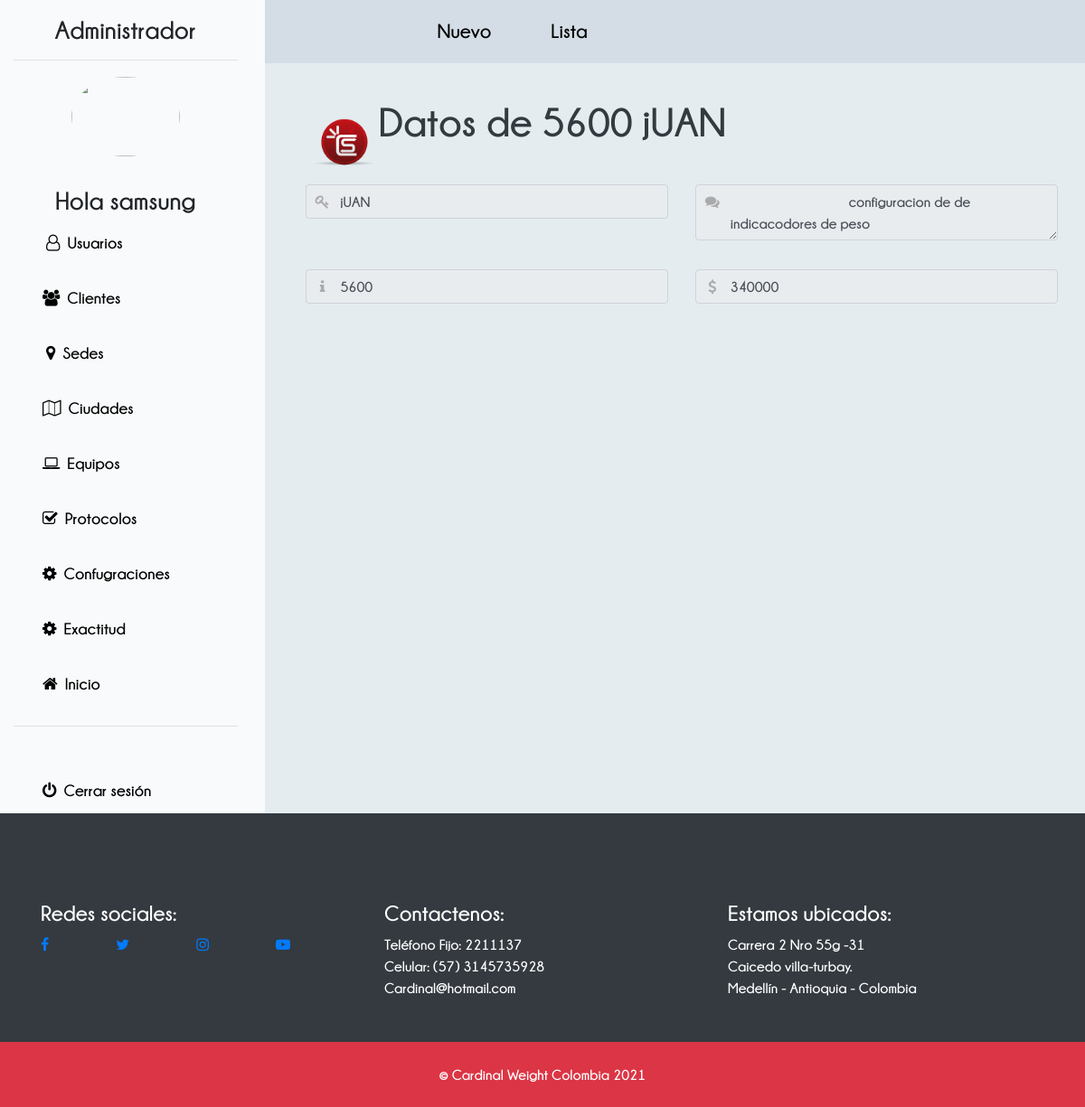
Screenshot of /vista/ver_datos_configuraciones.php?codigo=20000 (signed in) with the database file from the repository.
### tables this page shows
CREATE TABLE `configuraciones` (
  `codigo` varchar(6) NOT NULL,
  `tipo_config` varchar(50) NOT NULL,
  `Descripcion_config` varchar(200) NOT NULL,
  `Estado` varchar(11) NOT NULL,
  `valor` mediumtext NOT NULL
);

### datos/Conexion.php (called while the page is built)
<?php
class Conexion {
        public static function Conectar() {
            try {
                $cn = new PDO("mysql:host=localhost;dbname=connect_services","root", "");
               return $cn;
            } catch (PDOException $ex) {
                die($ex->getMessage());
            }
        }
    }

### datos/ConfiguracionesDao.php (called while the page is built, shortened)
<?php
include '../datos/Conexion.php';
include '../entidades/Configuraciones.php';
class ConfiguracionesDao extends Conexion
{
    protected static $cnx;
    private static function getConexion()
    {
        self::$cnx = Conexion::conectar();
    }
    public static function idConfiguracion($configuraciones)
    {
        $query = "SELECT * FROM CONFIGURACIONES WHERE codigo = :codigo";
        $resultado = self::$cnx->prepare($query);
        $resultado->bindValue(":codigo", $configuraciones->getcodigo());
        $resultado->execute();
        $filas = $resultado->fetch();
        $configuraciones = new Configuraciones();
        $configuraciones->setcodigo($filas["codigo"]);
        $configuraciones->settipo_config($filas["tipo_config"]);
        $configuraciones->setDescripcion_config($filas["Descripcion_config"]);
        $configuraciones->setEstado($filas["Estado"]);
        $configuraciones->setvalor($filas["valor"]);
        return $configuraciones;
    }
}

### entidades/Configuraciones.php (called while the page is built, shortened)
<?php
class Configuraciones
{
    private $codigo;
    private $tipo_config;
    private $Descripcion_config;
    private $Estado;
    private $valor;
    public function getcodigo(){
        return $this->codigo;
    }
    public function setcodigo($codigo){
        $this->codigo = $codigo;
    }
    public function gettipo_config(){
        return $this->tipo_config;
    }
    public function settipo_config($tipo_config){
        $this->tipo_config = $tipo_config;
    }
    public function getDescripcion_config(){
        return $this->Descripcion_config;
    }
    public function setDescripcion_config($Descripcion_config){
        $this->Descripcion_config = $Descripcion_config;
    }
    public function getEstado(){
        return $this->Estado;
    }
    public function setEstado($Estado){
        $this->Estado = $Estado;
    }
    public function getvalor(){
        return $this->valor;
    }
    public function setvalor($valor){
        $this->valor = $valor;
    }
}

### controlador/ConfiguracionesControlador.php (called while the page is built, shortened)
<?php
include '../datos/ConfiguracionesDao.php';
class ConfiguracionesControlador
{
    private static $obj_configuracion;
    public static function editarConfiguracion($codigo)
    {
        self::$obj_configuracion = new Configuraciones();
        self::$obj_configuracion->setcodigo($codigo);
        return ConfiguracionesDao::idConfiguracion(self::$obj_configuracion);
    }
}

### vista/ver_datos_configuraciones.php (the view, shortened to what this page needs)
<!DOCTYPE html>
<html lang="en">
<head>
    <link rel="stylesheet" href="../bootstrap/css/bootstrap.min.css">
    <link rel="stylesheet" href="../css/nuevo_usuario.css">
    <link href="https://stackpath.bootstrapcdn.com/font-awesome/4.7.0/css/font-awesome.min.css" rel="stylesheet">
    <link rel="stylesheet" href="../plugins/sweetalert2/sweetalert2.min.css">
</head>
<body>
<?php
include "../controlador/ConfiguracionesControlador.php";
$configuracion = null;
if (isset($_GET["codigo"])) {
    $Configuracion = ($_GET["codigo"]);
    $configuracion = ConfiguracionesControlador::editarConfiguracion($Configuracion);
}
?>
<div class="container-fluid  p-0">
    <div class="row">
        <div class="col-md-3" style="height: 900px; background-color: #f8fafb">
            <div class="container">
                <h3 class="text-center mt-3">Administrador</h3>
                <hr>
                <div class="mt-5">
                    <img id="user_img" src="<?=$_SESSION["usuario"]["Foto"] ?>" class="rounded-circle mx-auto d-block responsive img-circle  clip-circle ml-5  float-center" style="width: 120px; height: 88px; margin-top:-30px; display:inline-block;"><br />
                </div>
                <div class="mt-2 text-center">
                    <h3><strong>Hola</strong> <?php echo $_SESSION["usuario"]["Nombres"]; ?></h3>
                </div>
                <div id="Navbar2" class="d-grid gap-2 col-12 mx-auto float-none">
                    <a href="../vista/list_usuarios.php" class="btn  btn-lg ml-1" style="font-size: 18px;"><i class="fa fa-user-o fa-md mr-2"></i>Usuarios</a>
                </div>
                <div id="Navbar2" class="d-grid gap-2 col-12 mx-auto mt-2 float-none">
                    <a href="../vista/list_clientes.php" class="btn btn-lg" style="font-size: 18px;"> <i class="fa fa-users fa-md mr-2"></i>Clientes</a>
                </div>
                <div id="Navbar2" class="d-grid gap-2 col-12 mx-auto mt-2 float-none">
                    <a href="../vista/list_sedes.php" class="btn  btn-lg ml-1" style="font-size: 18px;"><i class="fa fa-map-marker  fa-md mr-2"></i>Sedes</a>
                </div>
                <div id="Navbar2" class="d-grid gap-2 col-12 mx-auto mt-2 float-none">
                    <a href="../vista/list_ciudades.php" class="btn  btn-lg" style="font-size: 18px;"><i class="fa fa-map-o  fa-md mr-2"></i>Ciudades</a>
                </div>
                <div id="Navbar2" class="d-grid gap-2 col-12 mx-auto mt-2 float-none">
                    <a href="../vista/list_equipos.php" class="btn  btn-lg" style="font-size: 18px;"> <i class="fa fa-laptop  fa-md mr-2"></i>Equipos</a>
                </div>
                <div id="Navbar2" class="d-grid gap-2 col-12 mx-auto mt-2 float-none">
                    <a href="../vista/list_protocolos.php" class="btn  btn-lg" style="font-size: 18px;"><i class="fa fa-check-square-o  fa-md mr-2"></i>Protocolos</a>
                </div>
                <div id="Navbar2" class="d-grid gap-2 col-12 mx-auto mt-2 float-none">
                    <a href="../vista/list_configuraciones.php" class="btn  btn-lg" style="font-size: 18px;"><i class="fa fa-cog  fa-md mr-2"></i>Confugraciones</a>
                </div>
                <div id="Navbar2" class="d-grid gap-2 col-12 mx-auto mt-2 float-none">
                    <a  href="../vista/list_exactitudes.php" class="btn  btn-lg" style="font-size: 18px;"><i class="fa fa-cog  fa-md mr-2"></i>Exactitud</a>
                </div>
                <div id="Navbar2" class="d-grid gap-2 col-12 mx-auto mt-2 float-none">
                    <a href="../vista/index.php" class="btn  btn-lg" style="font-size: 18px;"><i class="fa fa-home fa-md mr-2" aria-hidden="true"></i>Inicio</a>
                </div>
                <hr class="mt-3">
                <div id="Navbar2" class="d-grid gap-2 col-12 mx-auto mt-5 float-none">
                    <a href="cerrar_sesion.php" class="btn  btn-lg" style="font-size: 18px;"><i class="fa fa-power-off  fa-md mr-2"></i>Cerrar sesión</a>
                </div>
            </div>
        </div>
        <div class="col-md-9 col-lg-9" style="background-color: #d4dde5; height: 70px;">
            <div id="Navbar1" class="navbar ml-5">
                <div class="ml-5">
                    <a class="navbar-brand nav-link mt-1 ml-5 float-left" href="../vista/nuevo_configuracion.php">Nuevo</a>
                    <a class="navbar-brand nav-link mt-1 ml-4" href="../vista/list_configuraciones.php">Lista</a>
                </div>
            </div>
            <div class="encabezado container-fluid mt-5 ml-4 col-md-9 col-lg-9">
                <img src="../imagenes/logo.png" class="rounded mx-auto d-block responsive float-left " style="width: 68px; margin-top: 10px;" alt="Responsive image" />
            </div>
            <div class="container-fluid mt-1">
                <div class=" float-left col-md-12 col-lg-12  col-sm-12">
                    <form class="row g-3" action="crear_configuracion_logic.php" method="POST">
                        <?php
                        if (is_null($configuracion)) { ?>
                            <h1 id="sesion" class="float-center  pl-5 mb-2" style="font-family: Champagne; margin-top : -80px;">nueva configuracion</h1>
                        <?php } else { ?>
                            <div class="ml-5">
                                <h1 style="font-family: Champagne; margin-top: -80px; font-size:45px; " id="sesion" class="d-flex justify-content-lg-center ml-5   text-dark">Datos de <?php echo $configuracion->getEstado(); ?> <?php echo $configuracion->gettipo_config(); ?>
                                </h1>
                            </div>
                        <?php } ?>
                        <div class="col-md-6 mt-3">
                            <div class="form-group">
                                <input type="text" name="txttipo_config" class="form-control" readonly required value="<?= $configuracion->gettipo_config() ?>" placeholder="Tipo Configuracion" id="inputEmail4">
                            </div>
                        </div>
                        <div class="col-md-6 mt-3">
                            <div class="form-group">
                                <textarea type="text" name="txtDescripcion_config" class="form-control" readonly required placeholder="Descripcion Configuracion" id="Descripcion_config">
                                 <?= $configuracion->getDescripcion_config() ?>
                                </textarea>
                            </div>
                        </div>
                        <div class="col-md-6 mt-3">
                            <div class="form-group">
                                <input type="text" name="txtEstado" class="form-control" readonly required value="<?= $configuracion->getEstado() ?>" placeholder="Estado" id="inputEmail4">
                            </div>
                        </div>
                        <div class="col-md-6 mt-3">
                            <div class="form-group">
                                <input type="text" name="txtvalor" class="form-control" readonly required value="<?= $configuracion->getvalor() ?>" placeholder="Valor" id="inputEmail4">
                            </div>
                        </div>
                     </div>
            </div>
        </div>
    </div>
</div>
<section id="pie">
    <footer class="bg-dark py-5" style="position: static;" id="pie_pagin">
        <div class="container">
            <div class="row">
                <div class="col-md-12">
                    <div class="row">
                        <div class="accordion d-lg-flex w-100" data-parent="accordion">
                            <div class="col-lg-4 mt-5 col-md-12">
                                <div class="text-white h4 d-none d-lg-block d-kl-block">
                                    Redes sociales:
                                </div>
                                <div class="collapse text-white d-lg-flex" id="One" data-parent="#accordion">
                                    <ul class="list-unstyled  d-flex w-100 justify-content-between">
                                        <li><a href="https://www.facebook.com/" target="blank" class="nav-limk p-0"><i class="fa fa-facebook"></i></a></li>
                                        <li><a href="https://twitter.com/?lang=es" target="blank" class="nav-limk p-0"><i class="fa fa-twitter"></i></a>
                                        </li>
                                        <li><a href="https://www.instagram.com/?hl=es-la" target="blank" class="nav-limk p-0"><i class="fa fa-instagram"></i></a>
                                        </li>
                                        <li><a href="https://www.youtube.com/?gl=CO&hl=es-419" target="blank" class="nav-limk p-0"><i class="fa fa-youtube-play"></i></a>
                                        </li>
                                    </ul>
                                </div>
                            </div>
                            <div class="col-lg-4 mt-5 col-md-12">
                                <div class="text-white h4  d-none d-lg-block d-kl-block">
                                    Contactenos:
                                </div>
                                <div class="collapse text-white d-lg-flex" id="Two" data-parent="#accordion">
                                    <div>
                                        <div>Teléfono Fijo: 2211137</div>
                                        <div>Celular: (57) 3145735928</div>
                                        <div>Cardinal@hotmail.com</div>
                                    </div>
                                </div>
                            </div>
                            <div class="col-lg-4 mt-5 col-md-12">
                                <div class="text-white h4 d-none d-lg-block d-kl-block">
                                    Estamos ubicados:
                                </div>
                                <div class="collapse text-white d-lg-flex" id="Three" data-parent="#accordion">
                                    <div>
                                        <div>Carrera 2 Nro 55g -31</div>
                                        <div>Caicedo villa-turbay.</div>
                                        <div>Medellín - Antioquia - Colombia</div>
                                    </div>
                                </div>
                            </div>
                        </div>
                    </div>
                </div>
            </div>
        </div>
    </footer>
    <div class="container-fluid">
        <div class="row bg-danger">
            <div class="col-md-12">
                <div class="d-flex justify-content-center align-items-center">
                    <span class="p-4 text-white">&copy; Cardinal Weight Colombia 2021</span>
                </div>
            </div>
        </div>
    </div>
</body>
</html>

### css/nuevo_usuario.css (style rules this page uses)
* { margin: 0px; padding: 0px; }
.navbar { background-color: #d4dde5; }
body { overflow-x: hidden; font-family: Champagne; background-color: #e4ecef; }
.fa-users { color: black; }
.navbar a { color: black !important; font-weight: 400 !important; font-family: Champagne !important; font-size: 22px; }
.form-group .form-control { padding-left: 2.375rem; }
#Navbar1 a { margin-right: 10PX; color: black !important; border-bottom: 7px solid transparent; }
#Navbar2 a { margin-right: 22PX; color: black !important; border-bottom: 9px solid transparent; }

### rows the page displays
configuraciones: Estado "5600", tipo_config "jUAN", txttipo_config "jUAN", txtDescripcion_config "configuracion de de indicacodores de peso", txtEstado "5600", txtvalor "340000"

### other values shown
$_SESSION["usuario"]["Nombres"] "samsung"
